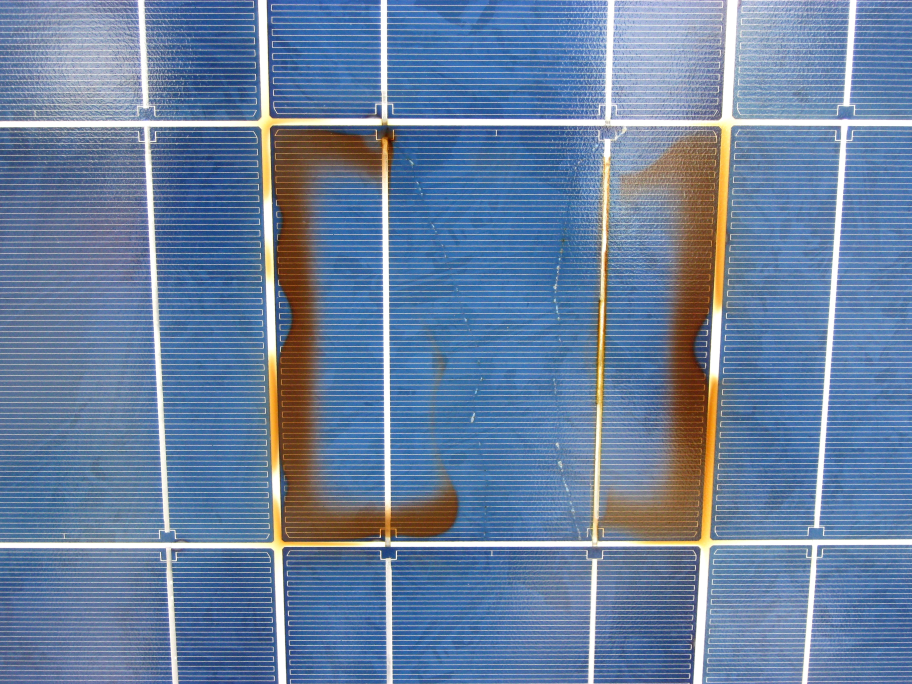
#> input picture Pictures/broken1.jpg, 3648 x 2736 px, given in place of Park.jpg, which was not available (shown at 1/4 size)
$ python Detection.py   (older library calls are emulated)
#> lines starting #> are read from the running program, lines starting #| are printed output that depends on the picture; after the words box and inside, x2 and y2 are one past the last pixel; in counts of white or black regions, pixels touching at a corner belong together; pictures that were not available may be replaced by others from this repository, and a replacement may not be noted
from __future__ import print_function
import numpy as np
import argparse
import cv2
import sys
import glob
from PIL import Image
import math
import argparse
import imutils

# im = cv2.imread("/home/john/Desktop/photo/DJI_0186.JPG") # estiatoria
im = cv2.imread("Park.jpg") # fos apo psila
#> im is the input picture: shape (2736, 3648, 3); mean B, G, R 160.1, 127.9, 104.7
#im = cv2.imread("/home/john/Desktop/photo/fot.JPG") # komati me ilio
#im = cv2.imread("/home/john/Desktop/photo/DJI_0168.JPG")
# im = cv2.imread("/home/john/Desktop/photo/DJI_0014.JPG") # parko mikro

h_f, width_f, n = im.shape
#> h_f = 2736; width_f = 3648; n = 3


# rec function global vairable
original = im
img = im
visited = []
flag_frame = 0
max = 0
ypos = 0
sys.setrecursionlimit(1000000000)


# [87 lines left out: functions adjust_gamma, prepro, find_white, maxim, minim, in_list, not called in this run]

def sort(monadika):
    dimension = 0

    for i in range(len(monadika)):
        dimension = (monadika[i][1] - monadika[i][0]) + dimension

    dimension = int(dimension / len(monadika))
    i = 0


    sorted = []
    miny_pos = 0
    flag_min_pos = 0
    while len(monadika) != 0:  # sort all frames
        miny = monadika[0][2]
        miny_pos = 0
        flag_min_pos = 0


        for j in range(0, len(monadika)):  # find the minY
            if miny > monadika[j][2]:
                miny = monadika[j][2]
                miny_pos = j
                flag_min_pos = 1

        temp = monadika[0]

        miny = miny + int(dimension / 2)
        s = []
        sorted_temp = []
        j = 0
        flag = 1
        flag_exit = 0

        while (flag == 1):  # sort monadika in temp by y
            if miny < monadika[j][3] and miny > monadika[j][2]:
                temp = monadika.pop(j)

                sorted_temp.append(temp)
                flag_exit = 1
            else:
                j = j + 1
            if (j == len(monadika)):
                flag = 0

        # sorted_temp has all y frames
        temp2 = []

        while (len(sorted_temp) != 0):  # sort temp in temp2 by x
            i_pos = 0
            temp = sorted_temp[0]
            for i in range(0, len(sorted_temp)):  # find minx
                if temp[0] > sorted_temp[i][0]:
                    temp = sorted_temp[i]
                    i_pos = i

                    flag_exit = 1
            temp2 = sorted_temp.pop(i_pos)

            sorted.append(temp2)
            # extra kodikas gia diplotipa
        if flag_exit == 0 and miny_pos < len(monadika):  # an den yparxei plaisio stn a3ona y
            monadika.pop(miny_pos)
    return sorted

# [87 lines left out: functions rec, rec2, find_lines, not called in this run]

def angle_cos(p0, p1, p2):
    d1, d2 = (p0-p1).astype('float'), (p2-p1).astype('float')
    return abs( np.dot(d1, d2) / np.sqrt( np.dot(d1, d1)*np.dot(d2, d2) ) )

# [12 lines left out: functions print_list, exist, not called in this run]

def same_range( x1,x2,nx,nx2 ):
    if (nx2-nx) > ((x2-x1)*1.5): # orthogonia apo dipla plaisia epistrefei false
        return 0

    if (x1 >= nx and x1 <=nx2) or (x2 >= nx and x2 <=nx2) or (nx >= x1 and nx <=x2) or (nx2 >= x1 and nx2 <=x2):
        return 1

    return 0

# [4 lines left out: function same_in_x, not called in this run]

def find_squares(img):
    img = cv2.GaussianBlur(img, (5, 5), 0)
    squares = []
    for gray in cv2.split(img):
        for thrs in range(0, 255, 26):
            if thrs == 0:
                bin = cv2.Canny(gray, 0, 50, apertureSize=5)
                bin = cv2.dilate(bin, None)
            else:
                retval, bin = cv2.threshold(gray, thrs, 255, cv2.THRESH_BINARY)
            bin,contours, hierarchy = cv2.findContours(bin, cv2.RETR_LIST, cv2.CHAIN_APPROX_SIMPLE)
            for cnt in contours:
                cnt_len = cv2.arcLength(cnt, True)
                cnt = cv2.approxPolyDP(cnt, 0.02*cnt_len, True)
                if len(cnt) == 4 and cv2.contourArea(cnt) > 1000 and cv2.isContourConvex(cnt):
                    cnt = cnt.reshape(-1, 2)
                    max_cos = np.max([angle_cos( cnt[i], cnt[(i+1) % 4], cnt[(i+2) % 4] ) for i in range(4)])
                    if max_cos < 0.1:
                        squares.append(cnt)
    return squares

# [17 lines left out: function write_and_crop, not called in this run]

def extra(list):
    #print_list(list)
    if len(list) == 0 :
        return
    temp = []
    y = []

    dimension = int((list[0][3] - list[0][2])/2)

    y = dimension + list[0][2]

    count = 0
    for i in range(0,len(list)):
        if y < list[i][3] and y > list[i][2] :
            count = count +1
            temp.append(list[i])
    for j in range(0,count):
        list.pop(0)

    i_temp = []
    i=0
    av = 0
    if len(temp) != 0:
        for i in range(0,len(temp)) :
            av = av + (temp[i][1] - temp[i][0])
        av = int(av/(i+1))
    else:
        return []


    # [4 lines of commented-out code are left out]

    wrong_pos = []
    correct = []

    for i in range(0,len(temp)):
        if av*1.1 > (temp[i][1]-temp[i][0]) and av/2 < (temp[i][1]-temp[i][0]) and temp[i][1]-temp[i][0] > int(av*0.5):
            correct.append(temp[i])


    temp = correct

    # print("len(wrong) : ",len(wrong_pos))


    return temp

        # [27 lines of commented-out code are left out]

# [253 lines left out: functions mark_frames, find_lost_frames, lost, not called in this run]

def duplicate(list_all):
    monadika = []
    flag = 1
    dimension = 0

    for i in range(len(list_all)):
        dimension = (list_all[i][1] - list_all[i][0]) + dimension

    dimension = int(dimension / len(list_all))
    i = 0

    while flag:  # megala plaisia
        avx = (list_all[i][1] - list_all[i][0])
        if (avx > int(dimension * 1.5)) or (avx < int(dimension * 0.4)):
            list_all.pop(i)
        else:
            i = i + 1

        if i == len(list_all):
            flag = 0

    flag = 1

    for i in range(0, len(list_all)):
        flag = 1
        temp = list_all.pop()

        for j in range(0, len(monadika)):  # if already exist
            if same_range(temp[0], temp[1], monadika[j][0], monadika[j][1]) and same_range(temp[2], temp[3],
                                                                                           monadika[j][2],
                                                                                           monadika[j][3]):
                if monadika[j][0] > temp[0]:
                    monadika[j][0] = temp[0]
                if monadika[j][2] > temp[2]:
                    monadika[j][2] = temp[2]
                if monadika[j][1] < temp[1]:
                    monadika[j][1] = temp[1]
                if monadika[j][3] > temp[3]:
                    monadika[j][3] = temp[3]

                flag = 0
        if flag == 1:
            monadika.append(temp)

    return monadika

# [16 lines left out: function auto_canny, not called in this run]

def positions(squares):
    list_all = []
    for j in range(0, len(squares)):  # get min and max of x,y of all frames
        temp = squares.pop(0)
        xmax = 0
        xmin = temp[0][0]
        ymax = 0
        ymin = temp[0][1]
        i = 0

        for numx in temp:

            if xmax < numx[0]:
                xmax = numx[0]
            if xmin > numx[0]:
                xmin = numx[0]
            if ymax < numx[1]:
                ymax = numx[1]
            if ymin > numx[1]:
                ymin = numx[1]

        list = []
        list.append(xmin)
        list.append(xmax)
        list.append(ymin)
        list.append(ymax)
        list.append(0)
        list.append(0)

        list_all.append(list)
    return list_all

def angle (a, b, c):
    return math.degrees(math.acos((c**2 - b**2 - a**2)/(-2.0 * a * b)))

def rotation(original):
    img = cv2.cvtColor(original, cv2.COLOR_BGR2GRAY)  # gray
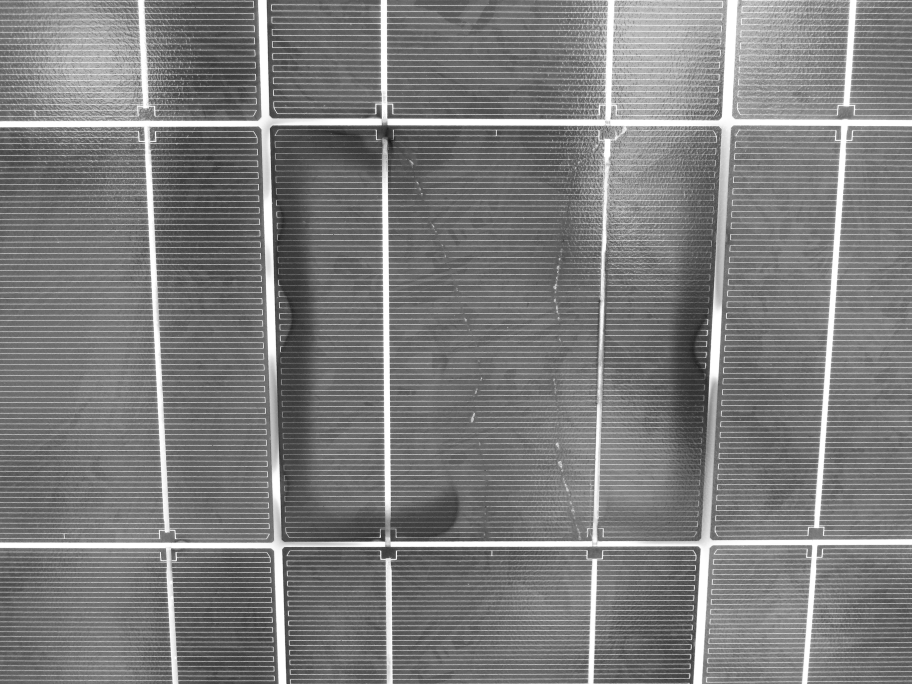
#> img: shape (2736, 3648) (shown at 1/4 size); min 13, max 255, mean 124.6
    img = cv2.blur(img, (3, 3))

    kernel = np.ones((5, 5), np.uint8)
    img = cv2.morphologyEx(img, cv2.MORPH_CLOSE, kernel)

    img = cv2.Canny(img, 50, 200)
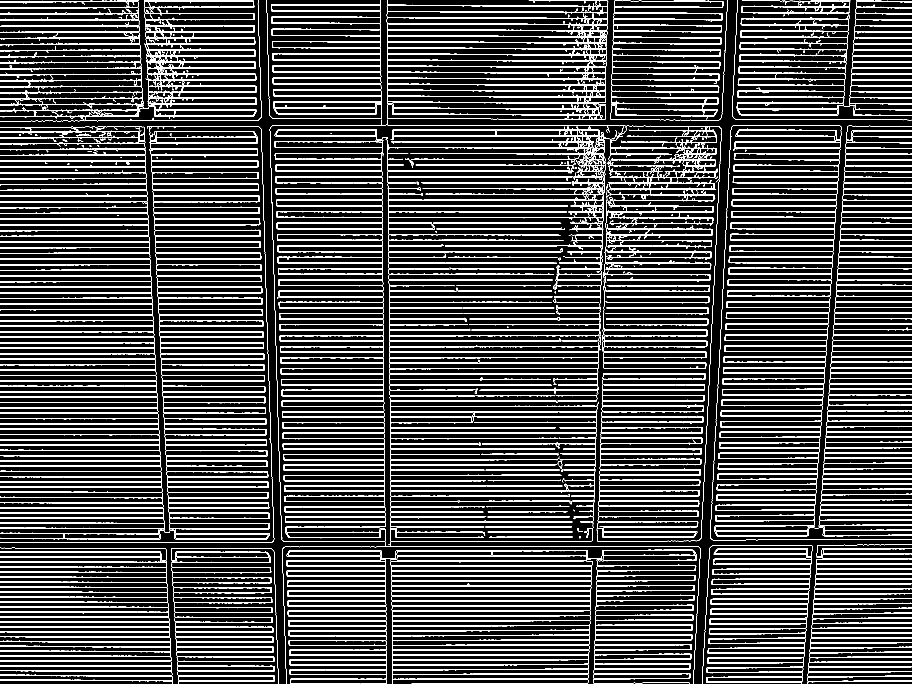
#> img: shape (2736, 3648) (shown at 1/4 size); 9.1% white in thin lines or dots

    img = cv2.dilate(img, np.ones((5, 5)))
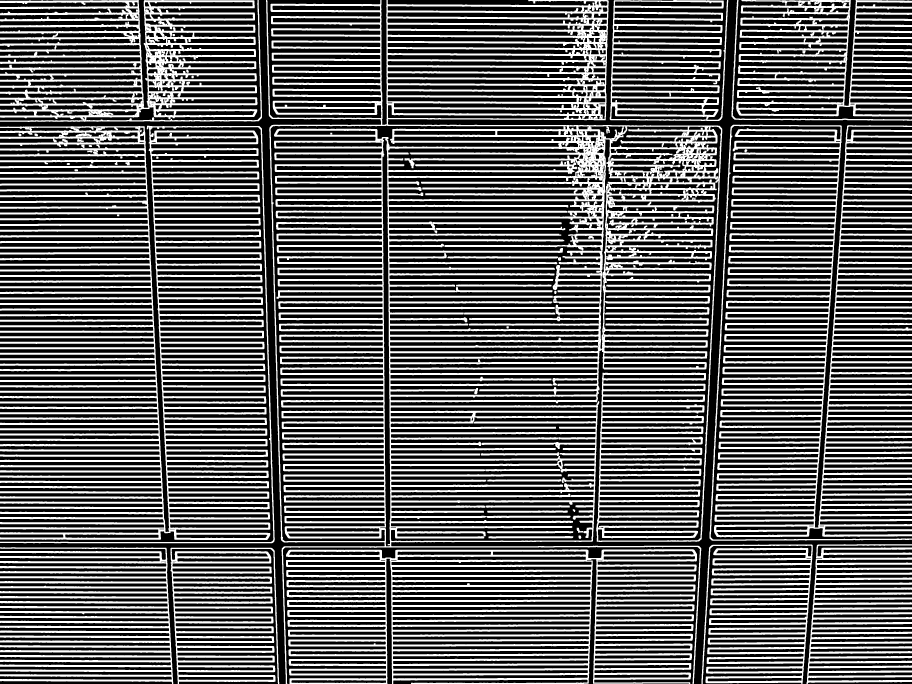
#> img: shape (2736, 3648) (shown at 1/4 size); 37.4% white; 54 white regions, largest, box (x1, y1, x2, y2) and area: (1064, 0, 2889, 2736) 1321456, (0, 503, 1099, 2173) 667279, (2838, 499, 3648, 2163) 472937
    t, img = cv2.threshold(img, 160, 255, cv2.THRESH_BINARY)


    pos_list = find_squares(img)
#> the loop in find_squares, `for gray in cv2.split(img):` made 1 pass
    pos_list = positions(pos_list)
#> the loop in positions, `for j in range(0, len(squares)):` made 3 passes
    print(len(pos_list),"  ->before")
#| 3   ->before


    print(len(pos_list),"  ->after")
#| 3   ->after

    pos_list = duplicate(pos_list)
#> the loop in duplicate, `for i in range(len(list_all)):` made 3 passes
#> the loop in duplicate, `for i in range(0, len(list_all)):` made 3 passes
    pos_list = sort(pos_list)
#> the loop in sort, `for i in range(len(monadika)):` made 1 pass
#> the loop in sort, `while len(monadika) != 0:` made 1 pass

    max_pos = []
    next = []
    max_len = 0;

    while(True):
        next = extra(pos_list)
        if(len(next)>max_len):
            max_len=len(next)
            max_pos=next

        if(len(pos_list)==0):
            break
    print(len(max_pos),"\t",max_pos)
    one=[]
    two=[]
    three=[]

    print(max_pos[0],max_pos[len(max_pos)-1])
    if(len(max_pos)>1):
        one.append(max_pos[0][0])
        one.append(max_pos[0][3])
        two.append(max_pos[len(pos_list)-1][1])
        two.append(max_pos[len(pos_list)-1][3])

        three.append(two[0])
        three.append(one[1])

    ypotinousa= math.sqrt(pow((two[0]-one[0]),2)+pow((two[1]-one[1]),2))
    platos = math.sqrt(pow((three[0]-one[0]),2)+pow((three[1]-one[1]),2))
    ipsos = math.sqrt(pow((two[0]-three[0]),2)+pow((two[1]-three[1]),2))

    num = int(angle(ypotinousa, platos, ipsos)+1)

    print(num," This is a num")
    rotated = []
    if(one[1]>two[1]):
        rotated = imutils.rotate_bound(original,num)
    else:
        rotated = imutils.rotate_bound(original,-num)

        # h,width,n = rotated.shape
        # print(rotated.shape)


    cv2.namedWindow('blacke', cv2.WINDOW_NORMAL)
    cv2.imshow("blacke", im)
    cv2.waitKey(0)


    cv2.namedWindow('rotated', cv2.WINDOW_NORMAL)
    cv2.imshow("rotated", rotated)
    cv2.waitKey(0)


    return rotated


################################################# main #################################################################
if __name__ == '__main__':

        cv2.imwrite("/home/john/Desktop/photos/original.jpg", original)
        # original = imutils.rotate_bound(original, 3)

        cv2.namedWindow('original', cv2.WINDOW_NORMAL)
        cv2.imshow("original", original)
        cv2.waitKey(0)

#> (the run stopped early here; a loop or call above may not have finished)

$ run again, on Pictures/broken2.jpg
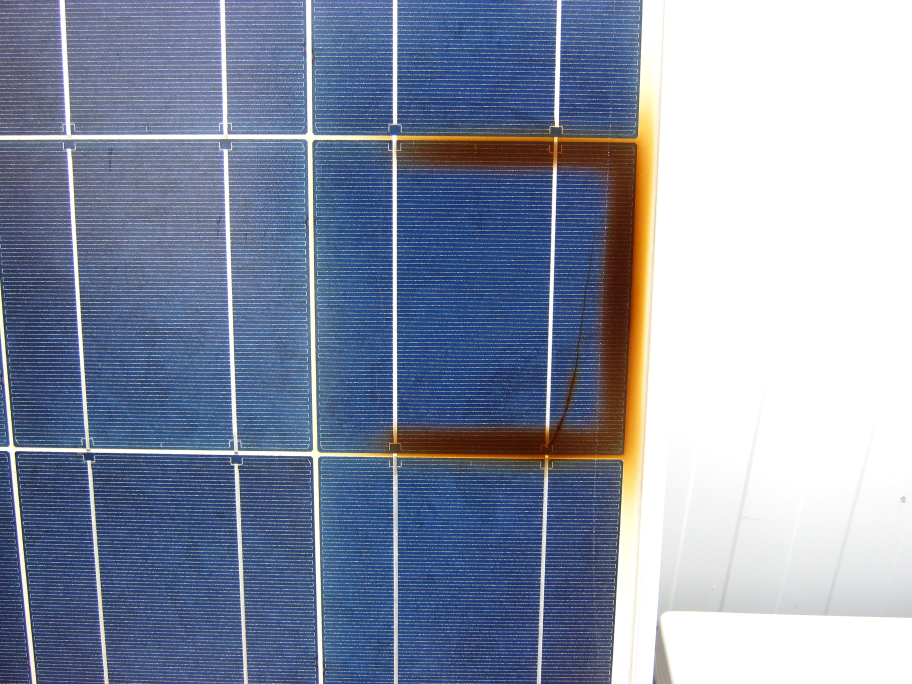
#> input picture Pictures/broken2.jpg, 3648 x 2736 px, given in place of Park.jpg, which was not available (shown at 1/4 size)
#> im is the input picture: shape (2736, 3648, 3); mean B, G, R 167.2, 145.5, 135.6
#> in rotation, `img = cv2.Canny(img, 50, 200)`:
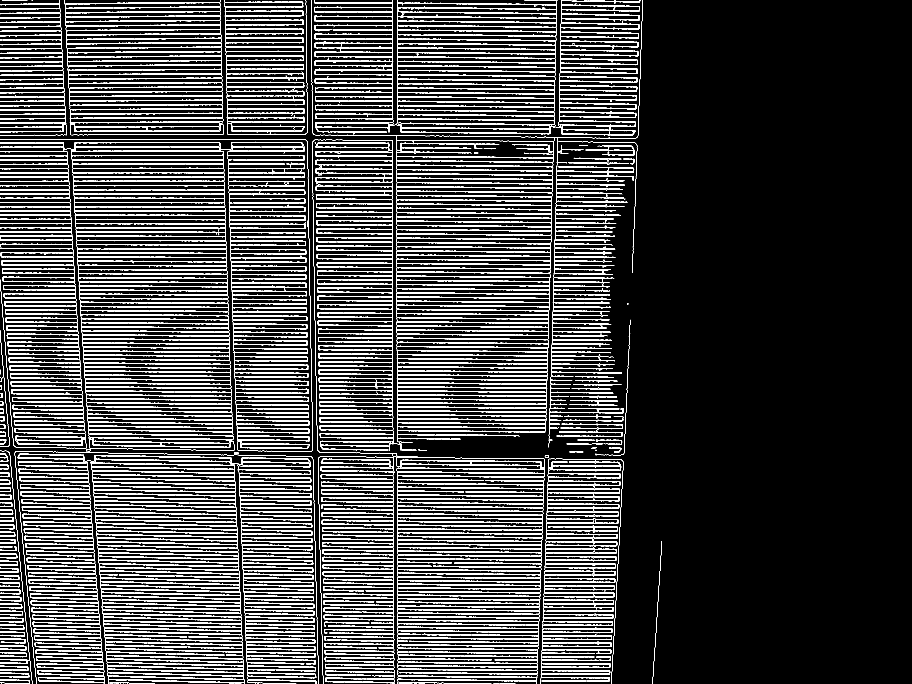
#> img: shape (2736, 3648) (shown at 1/4 size); 8.6% white in thin lines or dots, all inside (x1, y1, x2, y2) = (0, 0, 2648, 2736)
#> in rotation, `img = cv2.dilate(img, np.ones((5, 5)))`:
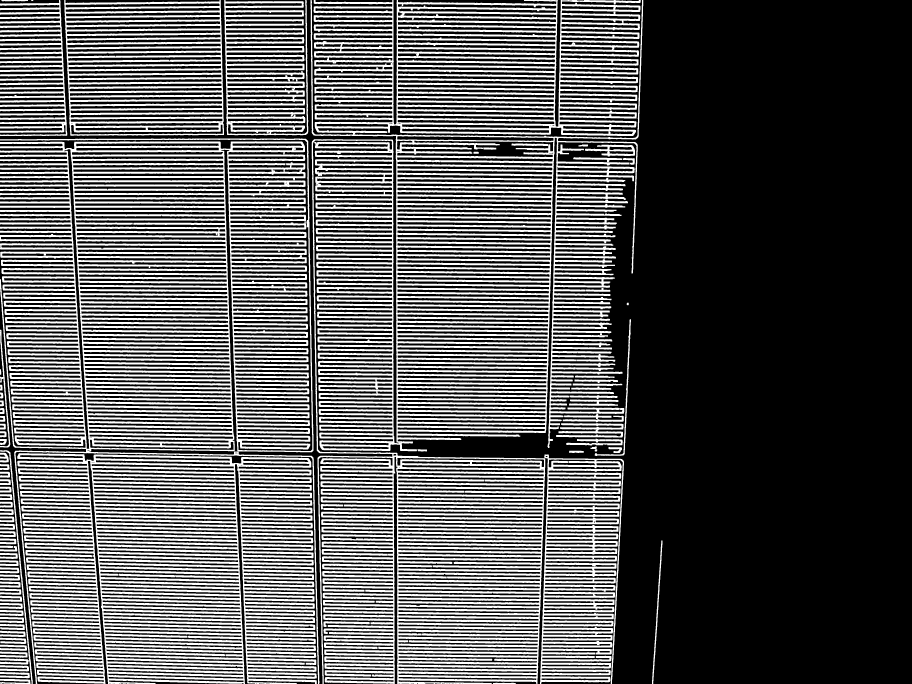
#> img: shape (2736, 3648) (shown at 1/4 size); 33.7% white; 81 white regions, largest, box (x1, y1, x2, y2) and area: (1242, 0, 2573, 2736) 1603349, (0, 554, 1278, 2736) 766383, (69, 1813, 1267, 2736) 594251
#> the loop in find_squares, `for gray in cv2.split(img):` made 1 pass
#> the loop in positions, `for j in range(0, len(squares)):` made 11 passes
#| 11   ->before
#| 11   ->after
#> the loop in duplicate, `for i in range(len(list_all)):` made 11 passes
#> the loop in duplicate, `for i in range(0, len(list_all)):` made 10 passes
#> the loop in sort, `for i in range(len(monadika)):` made 2 passes
#> the loop in sort, `while len(monadika) != 0:` made 2 passes
#| 1 	 [[256, 896, 0, 541, 0, 0]]
#| [256, 896, 0, 541, 0, 0] [256, 896, 0, 541, 0, 0]
